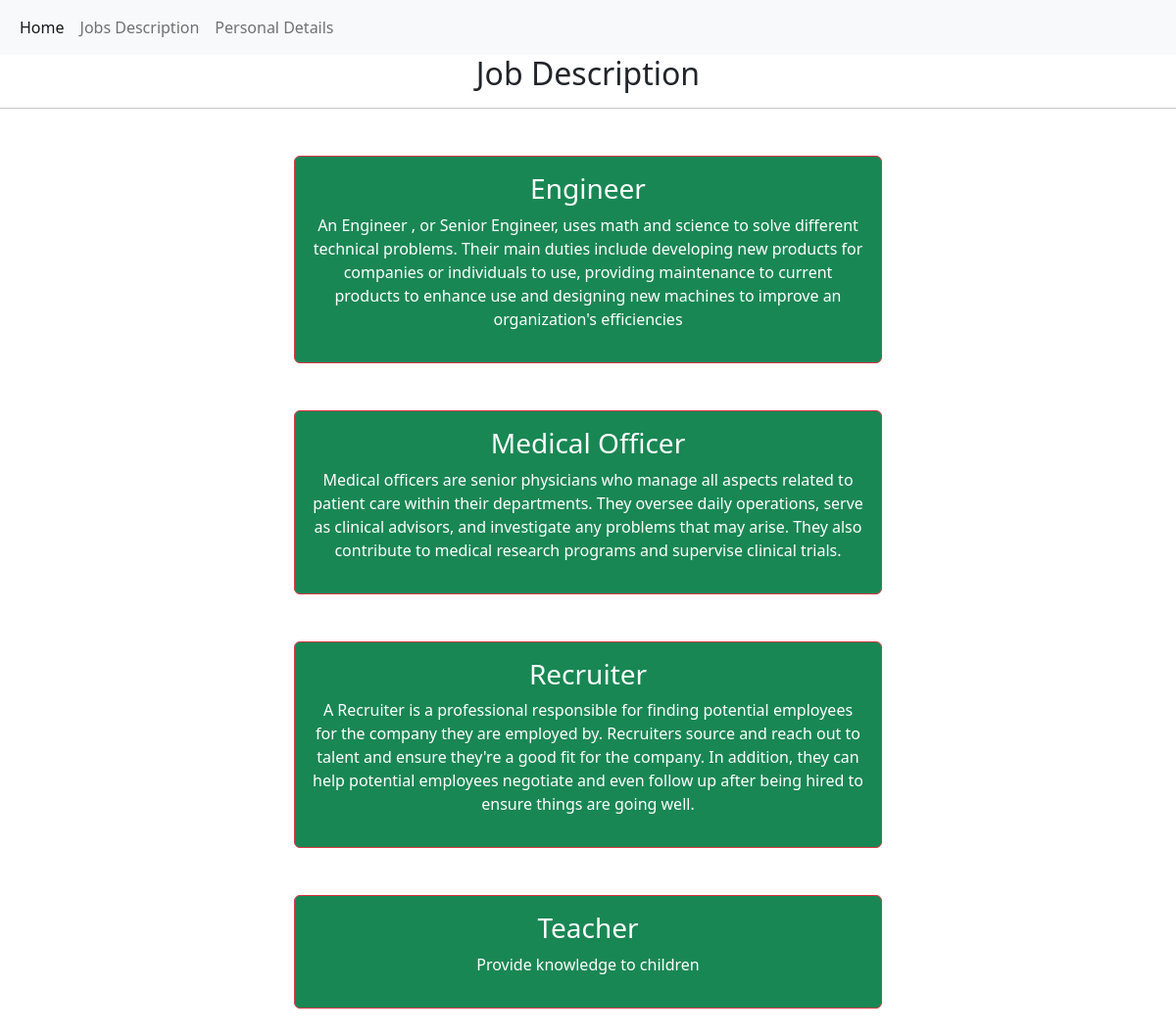
/descriptions/, run on the app's committed database.
### jobs/models.py (models this page shows, shortened)
class Jobs(models.Model):
    job=models.CharField(max_length=150)
    description=models.TextField()

### jobs/views.py (the view)
# urls.py: path('descriptions/', views.job_description,name='descriptions'),
def job_description(request):
    dict_jobs={
        'jobs':Jobs.objects.all()
    }
    return render(request,'jobs.html',dict_jobs)

### templates/jobs.html (shortened to what this page needs)
{% extends 'base.html' %}
{% block content %}
<h2 class='text-center'>Job Description</h2>
<hr>
{% for d in jobs %}
<div class="mx-auto w-50 bg-success text-center text-white p-3 my-5 border border-danger rounded">
    <h3>{{d.job}}</h3>
    <p>{{d.description}}</p>
</div>
{% endfor %}
{% endblock%}

### data on the page
Jobs: job "Engineer", description "An Engineer , or Senior Engineer, uses math and science to solve different technical problems. Their main duties include developing new products for companies or individuals to use, providing maintenance to current products to enhance use and designing new machines to improve an organization's efficiencies"
Jobs: job "Medical Officer", description "Medical officers are senior physicians who manage all aspects related to patient care within their departments. They oversee daily operations, serve as clinical advisors, and investigate any problems that may arise. They also contribute to medical research programs and supervise clinical trials."
Jobs: job "Recruiter", description "A Recruiter is a professional responsible for finding potential employees for the company they are employed by. Recruiters source and reach out to talent and ensure they're a good fit for the company. In addition, they can help potential employees negotiate and even follow up after being hired to ensure things are going well."
Jobs: job "Teacher", description "Provide knowledge to children"
